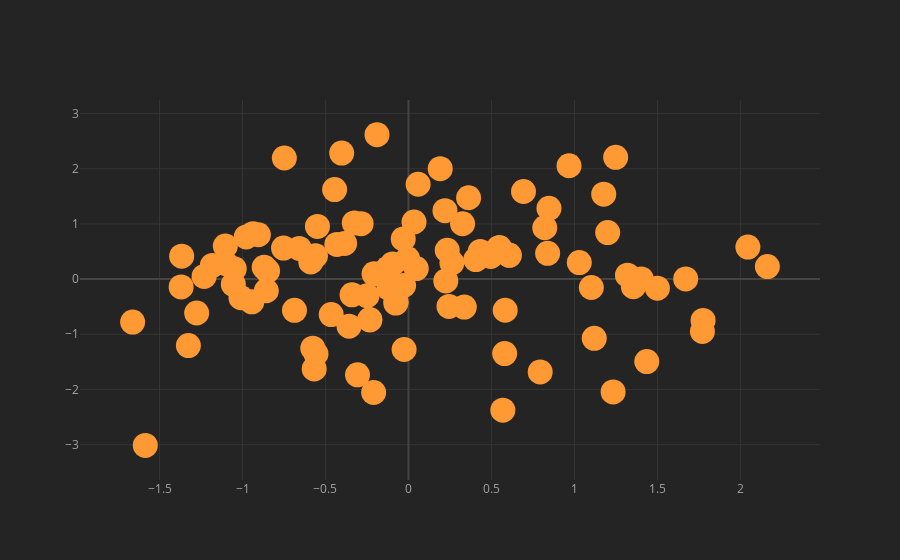

Notebook cell for this chart:
### Code cell
df.iplot(x='A', y='B', mode='markers', size=25)
